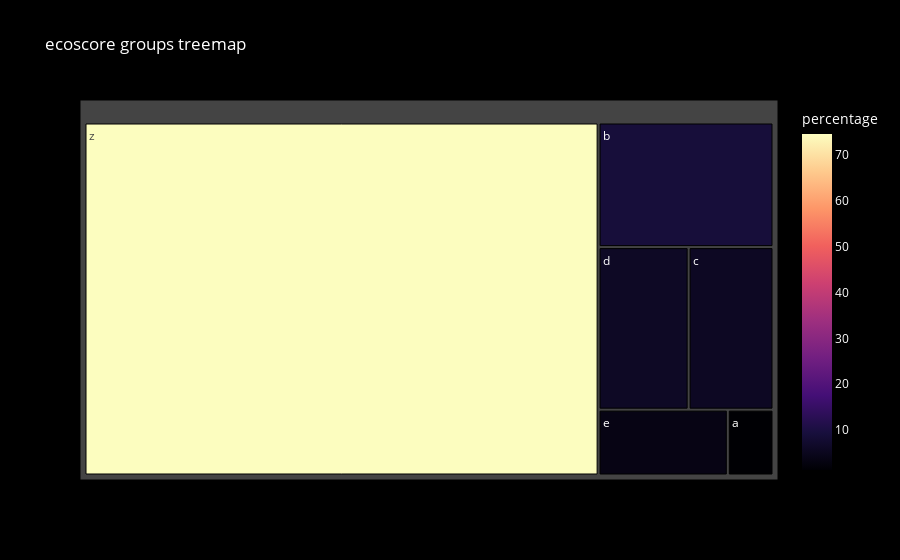

The notebook cell saved with this chart:
### Code cell
df = pd.DataFrame(data_graph_ecoscore_groups)
fig = px.treemap(df, path=['ecoscore_group'], values='percentage',
                 color='percentage', color_continuous_scale='Magma',
                 title='ecoscore groups treemap')
fig.update_layout(
    paper_bgcolor='black',  
    plot_bgcolor='black',   
    font_color='white'      
)
fig.show()

### Figure 1 — Plotly figure (JSON) as saved in the notebook; plotly's stock layout.template omitted (floating-point values rounded to 4 significant figures)
{"data": [{"branchvalues": "total", "customdata": [[1.237], [8.959], [5.672], [6.017], [3.498], [74.62]], "domain": {"x": [0, 1], "y": [0, 1]}, "hovertemplate": "labels=%{label}<br>percentage_sum=%{value}<br>parent=%{parent}<br>id=%{id}<br>percentage=%{color}<extra></extra>", "ids": ["a", "b", "c", "d", "e", "z"], "labels": ["a", "b", "c", "d", "e", "z"], "marker": {"coloraxis": "coloraxis", "colors": [1.237, 8.959, 5.672, 6.017, 3.498, 74.62]}, "name": "", "parents": ["", "", "", "", "", ""], "type": "treemap", "values": [1.237, 8.959, 5.672, 6.017, 3.498, 74.62]}], "layout": {"coloraxis": {"colorbar": {"title": {"text": "percentage"}}, "colorscale": [[0, "#000004"], [0.1111, "#180f3d"], [0.2222, "#440f76"], [0.3333, "#721f81"], [0.4444, "#9e2f7f"], [0.5556, "#cd4071"], [0.6667, "#f1605d"], [0.7778, "#fd9668"], [0.8889, "#feca8d"], [1, "#fcfdbf"]]}, "font": {"color": "white"}, "legend": {"tracegroupgap": 0}, "paper_bgcolor": "black", "plot_bgcolor": "black", "title": {"text": "ecoscore groups treemap"}}}
